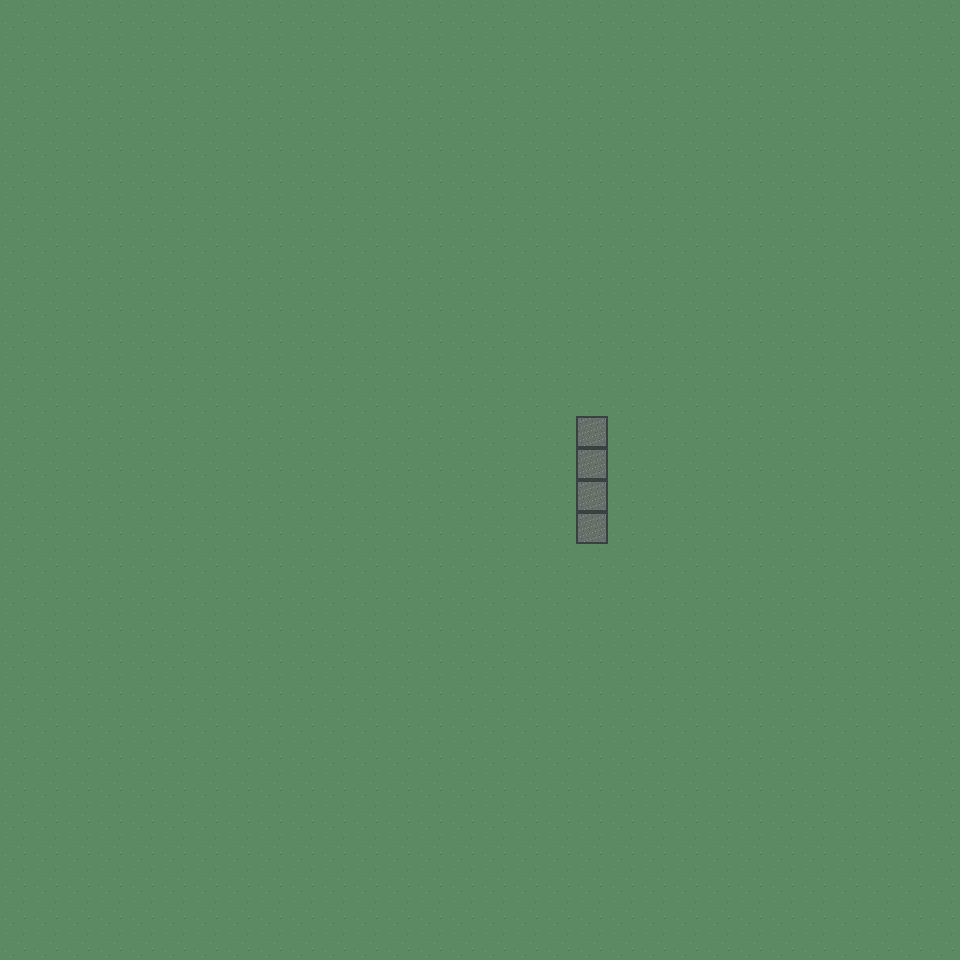

Tiled map render using the project's own tile images. Description and the whole map definition, tile-layer contents included, below:
An orthogonal 30x30 tile map with 32x32 px tiles, 2 tile layers (Ground, Obstacles), 1 hidden layer not drawn, 2 tilesets.

<map version="1.10" tiledversion="1.12.2" orientation="orthogonal" renderorder="right-down" width="30" height="30" tilewidth="32" tileheight="32" infinite="0" nextlayerid="4" nextobjectid="1">
 <tileset firstgid="1" name="mvp_farm_tiles" tilewidth="32" tileheight="32" tilecount="1" columns="1">
  <image source="mvp_farm_ground.png" width="32" height="32" />
 </tileset>
 <tileset firstgid="2" name="mvp_farm_stone" tilewidth="32" tileheight="32" tilecount="1" columns="1">
  <image source="mvp_farm_stone.png" width="32" height="32" />
 </tileset>
 <layer id="1" name="Ground" width="30" height="30">
  <data encoding="csv">
1,1,1,1,1,1,1,1,1,1,1,1,1,1,1,1,1,1,1,1,1,1,1,1,1,1,1,1,1,1,
1,1,1,1,1,1,1,1,1,1,1,1,1,1,1,1,1,1,1,1,1,1,1,1,1,1,1,1,1,1,
1,1,1,1,1,1,1,1,1,1,1,1,1,1,1,1,1,1,1,1,1,1,1,1,1,1,1,1,1,1,
1,1,1,1,1,1,1,1,1,1,1,1,1,1,1,1,1,1,1,1,1,1,1,1,1,1,1,1,1,1,
1,1,1,1,1,1,1,1,1,1,1,1,1,1,1,1,1,1,1,1,1,1,1,1,1,1,1,1,1,1,
1,1,1,1,1,1,1,1,1,1,1,1,1,1,1,1,1,1,1,1,1,1,1,1,1,1,1,1,1,1,
1,1,1,1,1,1,1,1,1,1,1,1,1,1,1,1,1,1,1,1,1,1,1,1,1,1,1,1,1,1,
1,1,1,1,1,1,1,1,1,1,1,1,1,1,1,1,1,1,1,1,1,1,1,1,1,1,1,1,1,1,
1,1,1,1,1,1,1,1,1,1,1,1,1,1,1,1,1,1,1,1,1,1,1,1,1,1,1,1,1,1,
1,1,1,1,1,1,1,1,1,1,1,1,1,1,1,1,1,1,1,1,1,1,1,1,1,1,1,1,1,1,
1,1,1,1,1,1,1,1,1,1,1,1,1,1,1,1,1,1,1,1,1,1,1,1,1,1,1,1,1,1,
1,1,1,1,1,1,1,1,1,1,1,1,1,1,1,1,1,1,1,1,1,1,1,1,1,1,1,1,1,1,
1,1,1,1,1,1,1,1,1,1,1,1,1,1,1,1,1,1,1,1,1,1,1,1,1,1,1,1,1,1,
1,1,1,1,1,1,1,1,1,1,1,1,1,1,1,1,1,1,1,1,1,1,1,1,1,1,1,1,1,1,
1,1,1,1,1,1,1,1,1,1,1,1,1,1,1,1,1,1,1,1,1,1,1,1,1,1,1,1,1,1,
1,1,1,1,1,1,1,1,1,1,1,1,1,1,1,1,1,1,1,1,1,1,1,1,1,1,1,1,1,1,
1,1,1,1,1,1,1,1,1,1,1,1,1,1,1,1,1,1,1,1,1,1,1,1,1,1,1,1,1,1,
1,1,1,1,1,1,1,1,1,1,1,1,1,1,1,1,1,1,1,1,1,1,1,1,1,1,1,1,1,1,
1,1,1,1,1,1,1,1,1,1,1,1,1,1,1,1,1,1,1,1,1,1,1,1,1,1,1,1,1,1,
1,1,1,1,1,1,1,1,1,1,1,1,1,1,1,1,1,1,1,1,1,1,1,1,1,1,1,1,1,1,
1,1,1,1,1,1,1,1,1,1,1,1,1,1,1,1,1,1,1,1,1,1,1,1,1,1,1,1,1,1,
1,1,1,1,1,1,1,1,1,1,1,1,1,1,1,1,1,1,1,1,1,1,1,1,1,1,1,1,1,1,
1,1,1,1,1,1,1,1,1,1,1,1,1,1,1,1,1,1,1,1,1,1,1,1,1,1,1,1,1,1,
1,1,1,1,1,1,1,1,1,1,1,1,1,1,1,1,1,1,1,1,1,1,1,1,1,1,1,1,1,1,
1,1,1,1,1,1,1,1,1,1,1,1,1,1,1,1,1,1,1,1,1,1,1,1,1,1,1,1,1,1,
1,1,1,1,1,1,1,1,1,1,1,1,1,1,1,1,1,1,1,1,1,1,1,1,1,1,1,1,1,1,
1,1,1,1,1,1,1,1,1,1,1,1,1,1,1,1,1,1,1,1,1,1,1,1,1,1,1,1,1,1,
1,1,1,1,1,1,1,1,1,1,1,1,1,1,1,1,1,1,1,1,1,1,1,1,1,1,1,1,1,1,
1,1,1,1,1,1,1,1,1,1,1,1,1,1,1,1,1,1,1,1,1,1,1,1,1,1,1,1,1,1,
1,1,1,1,1,1,1,1,1,1,1,1,1,1,1,1,1,1,1,1,1,1,1,1,1,1,1,1,1,1
</data>
 </layer>
 <layer id="2" name="Obstacles" width="30" height="30">
  <data encoding="csv">
0,0,0,0,0,0,0,0,0,0,0,0,0,0,0,0,0,0,0,0,0,0,0,0,0,0,0,0,0,0,
0,0,0,0,0,0,0,0,0,0,0,0,0,0,0,0,0,0,0,0,0,0,0,0,0,0,0,0,0,0,
0,0,0,0,0,0,0,0,0,0,0,0,0,0,0,0,0,0,0,0,0,0,0,0,0,0,0,0,0,0,
0,0,0,0,0,0,0,0,0,0,0,0,0,0,0,0,0,0,0,0,0,0,0,0,0,0,0,0,0,0,
0,0,0,0,0,0,0,0,0,0,0,0,0,0,0,0,0,0,0,0,0,0,0,0,0,0,0,0,0,0,
0,0,0,0,0,0,0,0,0,0,0,0,0,0,0,0,0,0,0,0,0,0,0,0,0,0,0,0,0,0,
0,0,0,0,0,0,0,0,0,0,0,0,0,0,0,0,0,0,0,0,0,0,0,0,0,0,0,0,0,0,
0,0,0,0,0,0,0,0,0,0,0,0,0,0,0,0,0,0,0,0,0,0,0,0,0,0,0,0,0,0,
0,0,0,0,0,0,0,0,0,0,0,0,0,0,0,0,0,0,0,0,0,0,0,0,0,0,0,0,0,0,
0,0,0,0,0,0,0,0,0,0,0,0,0,0,0,0,0,0,0,0,0,0,0,0,0,0,0,0,0,0,
0,0,0,0,0,0,0,0,0,0,0,0,0,0,0,0,0,0,0,0,0,0,0,0,0,0,0,0,0,0,
0,0,0,0,0,0,0,0,0,0,0,0,0,0,0,0,0,0,0,0,0,0,0,0,0,0,0,0,0,0,
0,0,0,0,0,0,0,0,0,0,0,0,0,0,0,0,0,0,0,0,0,0,0,0,0,0,0,0,0,0,
0,0,0,0,0,0,0,0,0,0,0,0,0,0,0,0,0,0,2,0,0,0,0,0,0,0,0,0,0,0,
0,0,0,0,0,0,0,0,0,0,0,0,0,0,0,0,0,0,2,0,0,0,0,0,0,0,0,0,0,0,
0,0,0,0,0,0,0,0,0,0,0,0,0,0,0,0,0,0,2,0,0,0,0,0,0,0,0,0,0,0,
0,0,0,0,0,0,0,0,0,0,0,0,0,0,0,0,0,0,2,0,0,0,0,0,0,0,0,0,0,0,
0,0,0,0,0,0,0,0,0,0,0,0,0,0,0,0,0,0,0,0,0,0,0,0,0,0,0,0,0,0,
0,0,0,0,0,0,0,0,0,0,0,0,0,0,0,0,0,0,0,0,0,0,0,0,0,0,0,0,0,0,
0,0,0,0,0,0,0,0,0,0,0,0,0,0,0,0,0,0,0,0,0,0,0,0,0,0,0,0,0,0,
0,0,0,0,0,0,0,0,0,0,0,0,0,0,0,0,0,0,0,0,0,0,0,0,0,0,0,0,0,0,
0,0,0,0,0,0,0,0,0,0,0,0,0,0,0,0,0,0,0,0,0,0,0,0,0,0,0,0,0,0,
0,0,0,0,0,0,0,0,0,0,0,0,0,0,0,0,0,0,0,0,0,0,0,0,0,0,0,0,0,0,
0,0,0,0,0,0,0,0,0,0,0,0,0,0,0,0,0,0,0,0,0,0,0,0,0,0,0,0,0,0,
0,0,0,0,0,0,0,0,0,0,0,0,0,0,0,0,0,0,0,0,0,0,0,0,0,0,0,0,0,0,
0,0,0,0,0,0,0,0,0,0,0,0,0,0,0,0,0,0,0,0,0,0,0,0,0,0,0,0,0,0,
0,0,0,0,0,0,0,0,0,0,0,0,0,0,0,0,0,0,0,0,0,0,0,0,0,0,0,0,0,0,
0,0,0,0,0,0,0,0,0,0,0,0,0,0,0,0,0,0,0,0,0,0,0,0,0,0,0,0,0,0,
0,0,0,0,0,0,0,0,0,0,0,0,0,0,0,0,0,0,0,0,0,0,0,0,0,0,0,0,0,0,
0,0,0,0,0,0,0,0,0,0,0,0,0,0,0,0,0,0,0,0,0,0,0,0,0,0,0,0,0,0
</data>
 </layer>
 <layer id="3" name="Blocking" width="30" height="30" visible="0">
  <data encoding="csv">
0,0,0,0,0,0,0,0,0,0,0,0,0,0,0,0,0,0,0,0,0,0,0,0,0,0,0,0,0,0,
0,0,0,0,0,0,0,0,0,0,0,0,0,0,0,0,0,0,0,0,0,0,0,0,0,0,0,0,0,0,
0,0,0,0,0,0,0,0,0,0,0,0,0,0,0,0,0,0,0,0,0,0,0,0,0,0,0,0,0,0,
0,0,0,0,0,0,0,0,0,0,0,0,0,0,0,0,0,0,0,0,0,0,0,0,0,0,0,0,0,0,
0,0,0,0,0,0,0,0,0,0,0,0,0,0,0,0,0,0,0,0,0,0,0,0,0,0,0,0,0,0,
0,0,0,0,0,0,0,0,0,0,0,0,0,0,0,0,0,0,0,0,0,0,0,0,0,0,0,0,0,0,
0,0,0,0,0,0,0,0,0,0,0,0,0,0,0,0,0,0,0,0,0,0,0,0,0,0,0,0,0,0,
0,0,0,0,0,0,0,0,0,0,0,0,0,0,0,0,0,0,0,0,0,0,0,0,0,0,0,0,0,0,
0,0,0,0,0,0,0,0,0,0,0,0,0,0,0,0,0,0,0,0,0,0,0,0,0,0,0,0,0,0,
0,0,0,0,0,0,0,0,0,0,0,0,0,0,0,0,0,0,0,0,0,0,0,0,0,0,0,0,0,0,
0,0,0,0,0,0,0,0,0,0,0,0,0,0,0,0,0,0,0,0,0,0,0,0,0,0,0,0,0,0,
0,0,0,0,0,0,0,0,0,0,0,0,0,0,0,0,0,0,0,0,0,0,0,0,0,0,0,0,0,0,
0,0,0,0,0,0,0,0,0,0,0,0,0,0,0,0,0,0,0,0,0,0,0,0,0,0,0,0,0,0,
0,0,0,0,0,0,0,0,0,0,0,0,0,0,0,0,0,0,2,0,0,0,0,0,0,0,0,0,0,0,
0,0,0,0,0,0,0,0,0,0,0,0,0,0,0,0,0,0,2,0,0,0,0,0,0,0,0,0,0,0,
0,0,0,0,0,0,0,0,0,0,0,0,0,0,0,0,0,0,2,0,0,0,0,0,0,0,0,0,0,0,
0,0,0,0,0,0,0,0,0,0,0,0,0,0,0,0,0,0,2,0,0,0,0,0,0,0,0,0,0,0,
0,0,0,0,0,0,0,0,0,0,0,0,0,0,0,0,0,0,0,0,0,0,0,0,0,0,0,0,0,0,
0,0,0,0,0,0,0,0,0,0,0,0,0,0,0,0,0,0,0,0,0,0,0,0,0,0,0,0,0,0,
0,0,0,0,0,0,0,0,0,0,0,0,0,0,0,0,0,0,0,0,0,0,0,0,0,0,0,0,0,0,
0,0,0,0,0,0,0,0,0,0,0,0,0,0,0,0,0,0,0,0,0,0,0,0,0,0,0,0,0,0,
0,0,0,0,0,0,0,0,0,0,0,0,0,0,0,0,0,0,0,0,0,0,0,0,0,0,0,0,0,0,
0,0,0,0,0,0,0,0,0,0,0,0,0,0,0,0,0,0,0,0,0,0,0,0,0,0,0,0,0,0,
0,0,0,0,0,0,0,0,0,0,0,0,0,0,0,0,0,0,0,0,0,0,0,0,0,0,0,0,0,0,
0,0,0,0,0,0,0,0,0,0,0,0,0,0,0,0,0,0,0,0,0,0,0,0,0,0,0,0,0,0,
0,0,0,0,0,0,0,0,0,0,0,0,0,0,0,0,0,0,0,0,0,0,0,0,0,0,0,0,0,0,
0,0,0,0,0,0,0,0,0,0,0,0,0,0,0,0,0,0,0,0,0,0,0,0,0,0,0,0,0,0,
0,0,0,0,0,0,0,0,0,0,0,0,0,0,0,0,0,0,0,0,0,0,0,0,0,0,0,0,0,0,
0,0,0,0,0,0,0,0,0,0,0,0,0,0,0,0,0,0,0,0,0,0,0,0,0,0,0,0,0,0,
0,0,0,0,0,0,0,0,0,0,0,0,0,0,0,0,0,0,0,0,0,0,0,0,0,0,0,0,0,0
</data>
 </layer>
</map>
